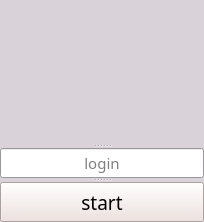
       <widget class="QSplitter" name="splitter_2">
        <property name="palette">
         <palette>
          <active>
           <colorrole role="WindowText">
            <brush brushstyle="SolidPattern">
             <color alpha="255">
              <red>0</red>
              <green>0</green>
              <blue>0</blue>
             </color>
            </brush>
           </colorrole>
           <colorrole role="Button">
            <brush brushstyle="SolidPattern">
             <color alpha="255">
              <red>218</red>
              <green>210</green>
              <blue>217</blue>
             </color>
            </brush>
           </colorrole>
           <colorrole role="Light">
            <brush brushstyle="SolidPattern">
             <color alpha="255">
              <red>255</red>
              <green>255</green>
              <blue>255</blue>
             </color>
            </brush>
           </colorrole>
           <colorrole role="Midlight">
            <brush brushstyle="SolidPattern">
             <color alpha="255">
              <red>236</red>
              <green>232</green>
              <blue>236</blue>
             </color>
            </brush>
           </colorrole>
           <colorrole role="Dark">
            <brush brushstyle="SolidPattern">
             <color alpha="255">
              <red>109</red>
              <green>105</green>
              <blue>108</blue>
             </color>
            </brush>
           </colorrole>
           <colorrole role="Mid">
            <brush brushstyle="SolidPattern">
             <color alpha="255">
              <red>145</red>
              <green>140</green>
              <blue>145</blue>
             </color>
            </brush>
           </colorrole>
           <colorrole role="Text">
            <brush brushstyle="SolidPattern">
             <color alpha="255">
              <red>0</red>
              <green>0</green>
              <blue>0</blue>
             </color>
            </brush>
           </colorrole>
           <colorrole role="BrightText">
            <brush brushstyle="SolidPattern">
             <color alpha="255">
              <red>255</red>
              <green>255</green>
              <blue>255</blue>
             </color>
            </brush>
           </colorrole>
           <colorrole role="ButtonText">
            <brush brushstyle="SolidPattern">
             <color alpha="255">
              <red>0</red>
              <green>0</green>
              <blue>0</blue>
             </color>
            </brush>
           </colorrole>
           <colorrole role="Base">
            <brush brushstyle="SolidPattern">
             <color alpha="255">
              <red>255</red>
              <green>255</green>
              <blue>255</blue>
             </color>
            </brush>
           </colorrole>
           <colorrole role="Window">
            <brush brushstyle="SolidPattern">
             <color alpha="255">
              <red>218</red>
              <green>210</green>
              <blue>217</blue>
             </color>
            </brush>
           </colorrole>
           <colorrole role="Shadow">
            <brush brushstyle="SolidPattern">
             <color alpha="255">
              <red>0</red>
              <green>0</green>
              <blue>0</blue>
             </color>
            </brush>
           </colorrole>
           <colorrole role="AlternateBase">
            <brush brushstyle="SolidPattern">
             <color alpha="255">
              <red>236</red>
              <green>232</green>
              <blue>236</blue>
             </color>
            </brush>
           </colorrole>
           <colorrole role="ToolTipBase">
            <brush brushstyle="SolidPattern">
             <color alpha="255">
              <red>255</red>
              <green>255</green>
              <blue>220</blue>
             </color>
            </brush>
           </colorrole>
           <colorrole role="ToolTipText">
            <brush brushstyle="SolidPattern">
             <color alpha="255">
              <red>0</red>
              <green>0</green>
              <blue>0</blue>
             </color>
            </brush>
           </colorrole>
          </active>
          <inactive>
           <colorrole role="WindowText">
            <brush brushstyle="SolidPattern">
             <color alpha="255">
              <red>0</red>
              <green>0</green>
              <blue>0</blue>
             </color>
            </brush>
           </colorrole>
           <colorrole role="Button">
            <brush brushstyle="SolidPattern">
             <color alpha="255">
              <red>218</red>
              <green>210</green>
              <blue>217</blue>
             </color>
            </brush>
           </colorrole>
           <colorrole role="Light">
            <brush brushstyle="SolidPattern">
             <color alpha="255">
              <red>255</red>
              <green>255</green>
              <blue>255</blue>
             </color>
            </brush>
           </colorrole>
           <colorrole role="Midlight">
            <brush brushstyle="SolidPattern">
             <color alpha="255">
              <red>236</red>
              <green>232</green>
              <blue>236</blue>
             </color>
            </brush>
           </colorrole>
           <colorrole role="Dark">
            <brush brushstyle="SolidPattern">
             <color alpha="255">
              <red>109</red>
              <green>105</green>
              <blue>108</blue>
             </color>
            </brush>
           </colorrole>
           <colorrole role="Mid">
            <brush brushstyle="SolidPattern">
             <color alpha="255">
              <red>145</red>
              <green>140</green>
              <blue>145</blue>
             </color>
            </brush>
           </colorrole>
           <colorrole role="Text">
            <brush brushstyle="SolidPattern">
             <color alpha="255">
              <red>0</red>
              <green>0</green>
              <blue>0</blue>
             </color>
            </brush>
           </colorrole>
           <colorrole role="BrightText">
            <brush brushstyle="SolidPattern">
             <color alpha="255">
              <red>255</red>
              <green>255</green>
              <blue>255</blue>
             </color>
            </brush>
           </colorrole>
           <colorrole role="ButtonText">
            <brush brushstyle="SolidPattern">
             <color alpha="255">
              <red>0</red>
              <green>0</green>
              <blue>0</blue>
             </color>
            </brush>
           </colorrole>
           <colorrole role="Base">
            <brush brushstyle="SolidPattern">
             <color alpha="255">
              <red>255</red>
              <green>255</green>
              <blue>255</blue>
             </color>
            </brush>
           </colorrole>
           <colorrole role="Window">
            <brush brushstyle="SolidPattern">
             <color alpha="255">
              <red>218</red>
              <green>210</green>
              <blue>217</blue>
             </color>
            </brush>
           </colorrole>
           <colorrole role="Shadow">
            <brush brushstyle="SolidPattern">
             <color alpha="255">
              <red>0</red>
              <green>0</green>
              <blue>0</blue>
             </color>
            </brush>
           </colorrole>
           <colorrole role="AlternateBase">
            <brush brushstyle="SolidPattern">
             <color alpha="255">
              <red>236</red>
              <green>232</green>
              <blue>236</blue>
             </color>
            </brush>
           </colorrole>
           <colorrole role="ToolTipBase">
            <brush brushstyle="SolidPattern">
             <color alpha="255">
              <red>255</red>
              <green>255</green>
              <blue>220</blue>
             </color>
            </brush>
           </colorrole>
           <colorrole role="ToolTipText">
            <brush brushstyle="SolidPattern">
             <color alpha="255">
              <red>0</red>
              <green>0</green>
              <blue>0</blue>
             </color>
            </brush>
           </colorrole>
          </inactive>
          <disabled>
           <colorrole role="WindowText">
            <brush brushstyle="SolidPattern">
             <color alpha="255">
              <red>109</red>
              <green>105</green>
              <blue>108</blue>
             </color>
            </brush>
           </colorrole>
           <colorrole role="Button">
            <brush brushstyle="SolidPattern">
             <color alpha="255">
              <red>218</red>
              <green>210</green>
              <blue>217</blue>
             </color>
            </brush>
           </colorrole>
           <colorrole role="Light">
            <brush brushstyle="SolidPattern">
             <color alpha="255">
              <red>255</red>
              <green>255</green>
              <blue>255</blue>
             </color>
            </brush>
           </colorrole>
           <colorrole role="Midlight">
            <brush brushstyle="SolidPattern">
             <color alpha="255">
              <red>236</red>
              <green>232</green>
              <blue>236</blue>
             </color>
            </brush>
           </colorrole>
           <colorrole role="Dark">
            <brush brushstyle="SolidPattern">
             <color alpha="255">
              <red>109</red>
              <green>105</green>
              <blue>108</blue>
             </color>
            </brush>
           </colorrole>
           <colorrole role="Mid">
            <brush brushstyle="SolidPattern">
             <color alpha="255">
              <red>145</red>
              <green>140</green>
              <blue>145</blue>
             </color>
            </brush>
           </colorrole>
           <colorrole role="Text">
            <brush brushstyle="SolidPattern">
             <color alpha="255">
              <red>109</red>
              <green>105</green>
              <blue>108</blue>
             </color>
            </brush>
           </colorrole>
           <colorrole role="BrightText">
            <brush brushstyle="SolidPattern">
             <color alpha="255">
              <red>255</red>
              <green>255</green>
              <blue>255</blue>
             </color>
            </brush>
           </colorrole>
           <colorrole role="ButtonText">
            <brush brushstyle="SolidPattern">
             <color alpha="255">
              <red>109</red>
              <green>105</green>
              <blue>108</blue>
             </color>
            </brush>
           </colorrole>
           <colorrole role="Base">
            <brush brushstyle="SolidPattern">
             <color alpha="255">
              <red>218</red>
              <green>210</green>
              <blue>217</blue>
             </color>
            </brush>
           </colorrole>
           <colorrole role="Window">
            <brush brushstyle="SolidPattern">
             <color alpha="255">
              <red>218</red>
              <green>210</green>
              <blue>217</blue>
             </color>
            </brush>
           </colorrole>
           <colorrole role="Shadow">
            <brush brushstyle="SolidPattern">
             <color alpha="255">
              <red>0</red>
              <green>0</green>
              <blue>0</blue>
             </color>
            </brush>
           </colorrole>
           <colorrole role="AlternateBase">
            <brush brushstyle="SolidPattern">
             <color alpha="255">
              <red>218</red>
              <green>210</green>
              <blue>217</blue>
             </color>
            </brush>
           </colorrole>
           <colorrole role="ToolTipBase">
            <brush brushstyle="SolidPattern">
             <color alpha="255">
              <red>255</red>
              <green>255</green>
              <blue>220</blue>
             </color>
            </brush>
           </colorrole>
           <colorrole role="ToolTipText">
            <brush brushstyle="SolidPattern">
             <color alpha="255">
              <red>0</red>
              <green>0</green>
              <blue>0</blue>
             </color>
            </brush>
           </colorrole>
          </disabled>
         </palette>
        </property>
        <property name="orientation">
         <enum>Qt::Vertical</enum>
        </property>
        <widget class="QLabel" name="label">
         <property name="minimumSize">
          <size>
           <width>204</width>
           <height>144</height>
          </size>
         </property>
         <property name="maximumSize">
          <size>
           <width>200</width>
           <height>144</height>
          </size>
         </property>
         <property name="font">
          <font>
           <pointsize>8</pointsize>
          </font>
         </property>
         <property name="text">
          <string/>
         </property>
         <property name="pixmap">
          <pixmap>star128.png</pixmap>
         </property>
         <property name="alignment">
          <set>Qt::AlignCenter</set>
         </property>
         <property name="indent">
          <number>-1</number>
         </property>
        </widget>
        <widget class="QSplitter" name="splitter">
         <property name="orientation">
          <enum>Qt::Vertical</enum>
         </property>
         <widget class="QLineEdit" name="login">
          <property name="font">
           <font>
            <family>Copperplate Gothic Light</family>
            <pointsize>11</pointsize>
           </font>
          </property>
          <property name="inputMethodHints">
           <set>Qt::ImhNone</set>
          </property>
          <property name="text">
           <string/>
          </property>
          <property name="alignment">
           <set>Qt::AlignCenter</set>
          </property>
          <property name="placeholderText">
           <string>login</string>
          </property>
         </widget>
         <widget class="QPushButton" name="Bt_start">
          <property name="sizePolicy">
           <sizepolicy hsizetype="Preferred" vsizetype="Preferred">
            <horstretch>0</horstretch>
            <verstretch>0</verstretch>
           </sizepolicy>
          </property>
          <property name="minimumSize">
           <size>
            <width>0</width>
            <height>40</height>
           </size>
          </property>
          <property name="maximumSize">
           <size>
            <width>211</width>
            <height>40</height>
           </size>
          </property>
          <property name="sizeIncrement">
           <size>
            <width>0</width>
            <height>0</height>
           </size>
          </property>
          <property name="baseSize">
           <size>
            <width>0</width>
            <height>0</height>
           </size>
          </property>
          <property name="palette">
           <palette>
            <active>
             <colorrole role="WindowText">
              <brush brushstyle="SolidPattern">
               <color alpha="255">
                <red>0</red>
                <green>0</green>
                <blue>0</blue>
               </color>
              </brush>
             </colorrole>
             <colorrole role="Button">
              <brush brushstyle="SolidPattern">
               <color alpha="255">
                <red>239</red>
                <green>224</green>
                <blue>221</blue>
               </color>
              </brush>
             </colorrole>
             <colorrole role="Light">
              <brush brushstyle="SolidPattern">
               <color alpha="255">
                <red>255</red>
                <green>255</green>
                <blue>255</blue>
               </color>
              </brush>
             </colorrole>
             <colorrole role="Midlight">
              <brush brushstyle="SolidPattern">
               <color alpha="255">
                <red>247</red>
                <green>239</green>
                <blue>238</blue>
               </color>
              </brush>
             </colorrole>
             <colorrole role="Dark">
              <brush brushstyle="SolidPattern">
               <color alpha="255">
                <red>119</red>
                <green>112</green>
                <blue>110</blue>
               </color>
              </brush>
             </colorrole>
             <colorrole role="Mid">
              <brush brushstyle="SolidPattern">
               <color alpha="255">
                <red>159</red>
                <green>149</green>
                <blue>147</blue>
               </color>
              </brush>
             </colorrole>
             <colorrole role="Text">
              <brush brushstyle="SolidPattern">
               <color alpha="255">
                <red>0</red>
                <green>0</green>
                <blue>0</blue>
               </color>
              </brush>
             </colorrole>
             <colorrole role="BrightText">
              <brush brushstyle="SolidPattern">
               <color alpha="255">
                <red>255</red>
                <green>255</green>
                <blue>255</blue>
               </color>
              </brush>
             </colorrole>
             <colorrole role="ButtonText">
              <brush brushstyle="SolidPattern">
               <color alpha="255">
                <red>0</red>
                <green>0</green>
                <blue>0</blue>
               </color>
              </brush>
             </colorrole>
             <colorrole role="Base">
              <brush brushstyle="SolidPattern">
               <color alpha="255">
                <red>255</red>
                <green>255</green>
                <blue>255</blue>
               </color>
              </brush>
             </colorrole>
             <colorrole role="Window">
              <brush brushstyle="SolidPattern">
               <color alpha="255">
                <red>239</red>
                <green>224</green>
                <blue>221</blue>
               </color>
              </brush>
             </colorrole>
             <colorrole role="Shadow">
              <brush brushstyle="SolidPattern">
               <color alpha="255">
                <red>0</red>
                <green>0</green>
                <blue>0</blue>
               </color>
              </brush>
             </colorrole>
             <colorrole role="AlternateBase">
              <brush brushstyle="SolidPattern">
               <color alpha="255">
                <red>247</red>
                <green>239</green>
                <blue>238</blue>
               </color>
              </brush>
             </colorrole>
             <colorrole role="ToolTipBase">
              <brush brushstyle="SolidPattern">
               <color alpha="255">
                <red>255</red>
                <green>255</green>
                <blue>220</blue>
               </color>
              </brush>
             </colorrole>
             <colorrole role="ToolTipText">
              <brush brushstyle="SolidPattern">
               <color alpha="255">
                <red>0</red>
                <green>0</green>
                <blue>0</blue>
               </color>
              </brush>
             </colorrole>
            </active>
            <inactive>
             <colorrole role="WindowText">
              <brush brushstyle="SolidPattern">
               <color alpha="255">
                <red>0</red>
                <green>0</green>
                <blue>0</blue>
               </color>
              </brush>
             </colorrole>
             <colorrole role="Button">
              <brush brushstyle="SolidPattern">
               <color alpha="255">
                <red>239</red>
                <green>224</green>
                <blue>221</blue>
               </color>
              </brush>
             </colorrole>
             <colorrole role="Light">
              <brush brushstyle="SolidPattern">
               <color alpha="255">
                <red>255</red>
                <green>255</green>
                <blue>255</blue>
               </color>
              </brush>
             </colorrole>
             <colorrole role="Midlight">
              <brush brushstyle="SolidPattern">
               <color alpha="255">
                <red>247</red>
                <green>239</green>
                <blue>238</blue>
               </color>
              </brush>
             </colorrole>
             <colorrole role="Dark">
              <brush brushstyle="SolidPattern">
               <color alpha="255">
                <red>119</red>
                <green>112</green>
                <blue>110</blue>
               </color>
              </brush>
             </colorrole>
             <colorrole role="Mid">
              <brush brushstyle="SolidPattern">
               <color alpha="255">
                <red>159</red>
                <green>149</green>
                <blue>147</blue>
               </color>
              </brush>
             </colorrole>
             <colorrole role="Text">
              <brush brushstyle="SolidPattern">
               <color alpha="255">
                <red>0</red>
                <green>0</green>
                <blue>0</blue>
               </color>
              </brush>
             </colorrole>
             <colorrole role="BrightText">
              <brush brushstyle="SolidPattern">
               <color alpha="255">
                <red>255</red>
                <green>255</green>
                <blue>255</blue>
               </color>
              </brush>
             </colorrole>
             <colorrole role="ButtonText">
              <brush brushstyle="SolidPattern">
               <color alpha="255">
                <red>0</red>
                <green>0</green>
                <blue>0</blue>
               </color>
              </brush>
             </colorrole>
             <colorrole role="Base">
              <brush brushstyle="SolidPattern">
               <color alpha="255">
                <red>255</red>
                <green>255</green>
                <blue>255</blue>
               </color>
              </brush>
             </colorrole>
             <colorrole role="Window">
              <brush brushstyle="SolidPattern">
               <color alpha="255">
                <red>239</red>
                <green>224</green>
                <blue>221</blue>
               </color>
              </brush>
             </colorrole>
             <colorrole role="Shadow">
              <brush brushstyle="SolidPattern">
               <color alpha="255">
                <red>0</red>
                <green>0</green>
                <blue>0</blue>
               </color>
              </brush>
             </colorrole>
             <colorrole role="AlternateBase">
              <brush brushstyle="SolidPattern">
               <color alpha="255">
                <red>247</red>
                <green>239</green>
                <blue>238</blue>
               </color>
              </brush>
             </colorrole>
             <colorrole role="ToolTipBase">
              <brush brushstyle="SolidPattern">
               <color alpha="255">
                <red>255</red>
                <green>255</green>
                <blue>220</blue>
               </color>
              </brush>
             </colorrole>
             <colorrole role="ToolTipText">
              <brush brushstyle="SolidPattern">
               <color alpha="255">
                <red>0</red>
                <green>0</green>
                <blue>0</blue>
               </color>
              </brush>
             </colorrole>
            </inactive>
            <disabled>
             <colorrole role="WindowText">
              <brush brushstyle="SolidPattern">
               <color alpha="255">
                <red>119</red>
                <green>112</green>
                <blue>110</blue>
               </color>
              </brush>
             </colorrole>
             <colorrole role="Button">
              <brush brushstyle="SolidPattern">
               <color alpha="255">
                <red>239</red>
                <green>224</green>
                <blue>221</blue>
               </color>
              </brush>
             </colorrole>
             <colorrole role="Light">
              <brush brushstyle="SolidPattern">
               <color alpha="255">
                <red>255</red>
                <green>255</green>
                <blue>255</blue>
               </color>
              </brush>
             </colorrole>
             <colorrole role="Midlight">
              <brush brushstyle="SolidPattern">
               <color alpha="255">
                <red>247</red>
                <green>239</green>
                <blue>238</blue>
               </color>
              </brush>
             </colorrole>
             <colorrole role="Dark">
              <brush brushstyle="SolidPattern">
               <color alpha="255">
                <red>119</red>
                <green>112</green>
                <blue>110</blue>
               </color>
              </brush>
             </colorrole>
             <colorrole role="Mid">
              <brush brushstyle="SolidPattern">
               <color alpha="255">
                <red>159</red>
                <green>149</green>
                <blue>147</blue>
               </color>
              </brush>
             </colorrole>
             <colorrole role="Text">
              <brush brushstyle="SolidPattern">
               <color alpha="255">
                <red>119</red>
                <green>112</green>
                <blue>110</blue>
               </color>
              </brush>
             </colorrole>
             <colorrole role="BrightText">
              <brush brushstyle="SolidPattern">
               <color alpha="255">
                <red>255</red>
                <green>255</green>
                <blue>255</blue>
               </color>
              </brush>
             </colorrole>
             <colorrole role="ButtonText">
              <brush brushstyle="SolidPattern">
               <color alpha="255">
                <red>119</red>
                <green>112</green>
                <blue>110</blue>
               </color>
              </brush>
             </colorrole>
             <colorrole role="Base">
              <brush brushstyle="SolidPattern">
               <color alpha="255">
                <red>239</red>
                <green>224</green>
                <blue>221</blue>
               </color>
              </brush>
             </colorrole>
             <colorrole role="Window">
              <brush brushstyle="SolidPattern">
               <color alpha="255">
                <red>239</red>
                <green>224</green>
                <blue>221</blue>
               </color>
              </brush>
             </colorrole>
             <colorrole role="Shadow">
              <brush brushstyle="SolidPattern">
               <color alpha="255">
                <red>0</red>
                <green>0</green>
                <blue>0</blue>
               </color>
              </brush>
             </colorrole>
             <colorrole role="AlternateBase">
              <brush brushstyle="SolidPattern">
               <color alpha="255">
                <red>239</red>
                <green>224</green>
                <blue>221</blue>
               </color>
              </brush>
             </colorrole>
             <colorrole role="ToolTipBase">
              <brush brushstyle="SolidPattern">
               <color alpha="255">
                <red>255</red>
                <green>255</green>
                <blue>220</blue>
               </color>
              </brush>
             </colorrole>
             <colorrole role="ToolTipText">
              <brush brushstyle="SolidPattern">
               <color alpha="255">
                <red>0</red>
                <green>0</green>
                <blue>0</blue>
               </color>
              </brush>
             </colorrole>
            </disabled>
           </palette>
          </property>
          <property name="font">
           <font>
            <family>Copperplate Gothic Bold</family>
            <pointsize>14</pointsize>
           </font>
          </property>
          <property name="layoutDirection">
           <enum>Qt::RightToLeft</enum>
          </property>
          <property name="text">
           <string>start</string>
          </property>
          <property name="autoRepeatDelay">
           <number>300</number>
          </property>
          <property name="autoRepeatInterval">
           <number>100</number>
          </property>
         </widget>
        </widget>
       </widget>
